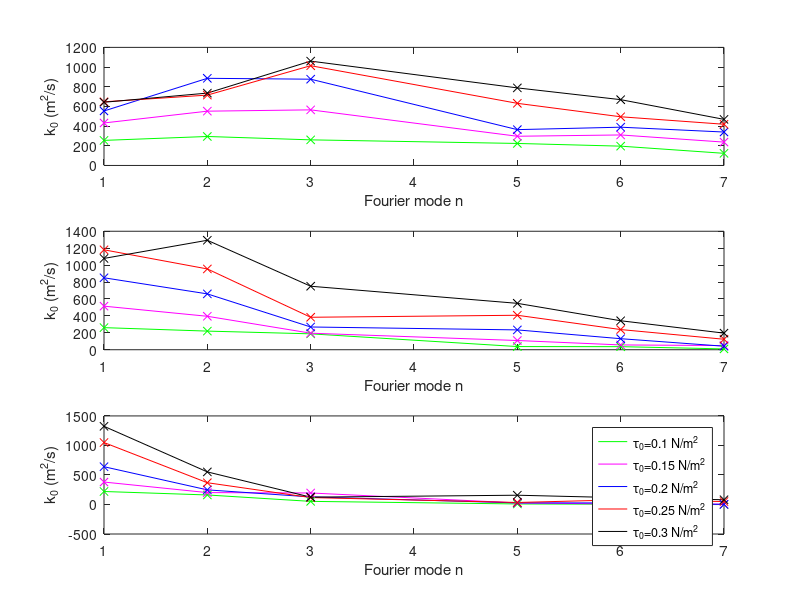

Here is the MATLAB script that generated this plot:


clear all
NN=[1 2 3 5 6 7];
 k_tau_1=[ 254.8  294.5  260.2  223.7  196.2  123.4];%tau=0.1; C=100m

  k_tau_2=[431.9  551.7  565.0  296.8  310.0  237.4];%tau=0.15; C=100m

 k_tau_3=[ 553.7  885.6  876.7  364.1  388.9  339.7];%tau=0.2; C=100m

 k_tau_4=[646.8  715.0  1013.8  631.4  494.8  418.7];%tau=0.25; C=100m

  k_tau_5=[642.4  735.3  1060.4  788.3  668.7  468.5];%tau=0.3; C=100m

    subplot(3,1,1)
   plot(NN,k_tau_1,'g')
hold on
   plot(NN,k_tau_2,'m')
hold on
  plot(NN,k_tau_3,'b')
hold on
  plot(NN,k_tau_4,'r')
hold on
 plot(NN,k_tau_5,'k')
hold on

   plot(NN,k_tau_1,'xg')
hold on
   plot(NN,k_tau_2,'xm')
hold on
  plot(NN,k_tau_3,'xb')
hold on
  plot(NN,k_tau_4,'xr')
hold on
  plot(NN,k_tau_5,'xk')
hold on


  x1=xlabel('Fourier mode n')
y1=ylabel('k_0 (m^2/s)')

clear all
 
NN=[1 2 3 5 6 7];

  k_tau_1=[261.1  220.1  187.9  37.5  36.3  9.8];%tau=0.1; C=200m

  k_tau_2=[514.8  395.3  195.5  108.9  56.7  49.3];%tau=0.15; C=200m

  k_tau_3=[850.2  660.0  268.8  234.3  130.4  41.4];%tau=0.2; C=200m

  k_tau_4=[1180.8  954.7  383.6  407.3 238.4  123.9];%tau=0.25; C=200m

  k_tau_5=[1079.0  1293.5  750.4  548.2  342.5  196.2];%tau=0.3; C=200m

    subplot(3,1,2)
   plot(NN,k_tau_1,'g')
hold on
   plot(NN,k_tau_2,'m')
hold on
  plot(NN,k_tau_3,'b')
hold on
  plot(NN,k_tau_4,'r')
hold on
 plot(NN,k_tau_5,'k')
hold on

   plot(NN,k_tau_1,'xg')
hold on
   plot(NN,k_tau_2,'xm')
hold on
  plot(NN,k_tau_3,'xb')
hold on
  plot(NN,k_tau_4,'xr')
hold on
  plot(NN,k_tau_5,'xk')
hold on

    x1=xlabel('Fourier mode n')
y1=ylabel('k_0 (m^2/s)')

clear all
 
NN=[1 2 3 5 6 7];

  k_tau_1=[220.0  161.2  52.7  9.0  4.7  -1.4];%tau=0.1; C=300m%OKOK % BASE TR_20_100: SOSNA;OKKO

   k_tau_2=[380.0  201.4  194.9  26.4  8.0  4.6];%tau=0.15; C=300m%OKOK % BASE TR_20_100: SOSNA;OKKO

  k_tau_3=[639.8  247.4  128.5  26.8  26.4  2.5];%tau=0.2; C=300m%OKOK % BASE TR_20_100: SOSNA;OKKO

  k_tau_4=[1049.2  368.5  117.2  33.9  78.9  50.1];%tau=0.25; C=300m%OKOK % BASE TR_20_100: SOSNA;OKKO

  k_tau_5=[1324.3  551.9  124.2  157.0  114.8  80.3];%tau=0.3; C=300m%OKOK % BASE TR_20_100: SOSNA;OKKO

    subplot(3,1,3)
   plot(NN,k_tau_1,'g')
hold on
   plot(NN,k_tau_2,'m')
hold on
  plot(NN,k_tau_3,'b')
hold on
  plot(NN,k_tau_4,'r')
hold on
 plot(NN,k_tau_5,'k')
hold on

   plot(NN,k_tau_1,'xg')
hold on
   plot(NN,k_tau_2,'xm')
hold on
  plot(NN,k_tau_3,'xb')
hold on
  plot(NN,k_tau_4,'xr')
hold on
  plot(NN,k_tau_5,'xk')
hold on

    x1=xlabel('Fourier mode n')
y1=ylabel('k_0 (m^2/s)')
legend('\tau_0=0.1 N/{m^2}','\tau_0=0.15 N/{m^2}','\tau_0=0.2 N/{m^2}','\tau_0=0.25 N/{m^2}','\tau_0=0.3 N/{m^2}')












